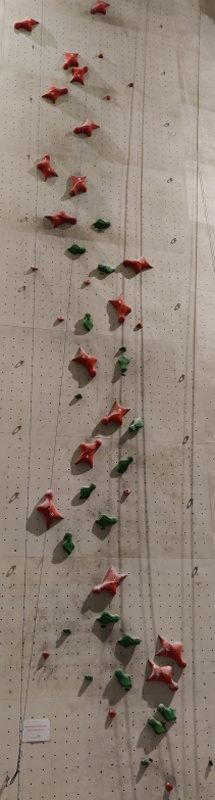
#> input picture Media/img_lead_2_crop.jpg, 215 x 800 px, found by its file name; its folder holds 3 pictures in this run
$ python -i FindClimbingRouteDemo.py   (imports and definitions only)
#> lines starting #> are read from the running program, lines starting #| are printed output that depends on the picture; after the words box and inside, x2 and y2 are one past the last pixel; in counts of white or black regions, pixels touching at a corner belong together
### Script/FindClimbingRoute/utils.py
import cv2
import numpy as np


def find_holds(color_image, cv_image):
    """
        Finds and connects holds in an image.

        Args:
            color_image (numpy.ndarray): The color image.
            cv_image (numpy.ndarray): The OpenCV image.

        Returns:
            tuple: A tuple containing the filtered contours, center points, and the modified OpenCV image.
    """

    cv_image_ret = cv_image.copy()
    # find edges and contours
    edges = cv2.Canny(color_image, 50, 150)
    # cv2.imwrite("edges.jpg", edges)
    kernel = np.ones((3, 3), np.uint8)      # Dilate the edges to improve contour detection
    dilated_edges = cv2.dilate(edges, kernel, iterations=1)
    # cv2.imwrite("dilated_edges.jpg", dilated_edges)
    contours, _ = cv2.findContours(dilated_edges, cv2.RETR_EXTERNAL, cv2.CHAIN_APPROX_SIMPLE)

    # Filter contours by area and non-hollow contours
    filtered_contours = []
    center_points = []
    for cnt in contours:
        if cv2.contourArea(cnt) > 50 and cv2.contourArea(cnt) < 10000:
            filtered_contours.append(cnt)
            center = cv2.moments(cnt)
            cx = int(center["m10"] / center["m00"])
            cy = int(center["m01"] / center["m00"])
            center_points.append((cx, cy))

    # Sort the center points by y-coordinate and connect the nearest neighbors
    center_points = sorted(center_points, key=lambda point: point[1])
    coppie = [(0,0)]
    for i in range(len(center_points)):
        # Find the nearest neighbor for each point
        nearest_neighbor = None
        min_distance = 10000000
        for j in range(len(center_points)):
            if i != j and (i, j) not in coppie and (j, i) not in coppie and center_points[i][1] < center_points[j][1]:
                distance = np.sqrt((center_points[i][0] - center_points[j][0])**2 + (center_points[i][1] - center_points[j][1])**2)
                if distance < min_distance:
                    min_distance = distance
                    nearest_neighbor = j

        # Connect the points with a line
        if nearest_neighbor is not None:
            coppie.append((i, nearest_neighbor))
            cv_image_ret = cv2.line(cv_image_ret, center_points[i], center_points[nearest_neighbor], (0, 0, 255), 2)

    # Draw contours on the color image
    cv_image_ret = cv2.drawContours(cv_image_ret, filtered_contours, -1, (0, 255, 0), 2)

    return filtered_contours, center_points, cv_image_ret


def find_route(center_points, cv_image):
    """
        Finds the route based on the given center points and the OpenCV image.

        Args:
            center_points (list): A list of center points.
            cv_image (numpy.ndarray): The OpenCV image.

        Returns:
            numpy.ndarray: The modified OpenCV image with the route drawn.
    """

    cv_image_ret = cv_image.copy()
    # Sort the center points by y-coordinate
    center_points = sorted(center_points, key=lambda point: point[1], reverse=True)
    mean_points = []
    temp = []
    smoothness = 6
    # create a list of mean points
    for i in range(len(center_points) + smoothness):
        if i < len(center_points):
            temp.append(center_points[i])
        if i > smoothness:
            temp.pop(0)
        intermediate_centers = [point for point in temp]
        avg_center_x = sum([point[0] for point in intermediate_centers]) / len(intermediate_centers)
        avg_center_y = sum([point[1] for point in intermediate_centers]) / len(intermediate_centers)
        mean_points.append((int(avg_center_x), int(avg_center_y)))

    # [10 lines of commented-out code are left out]
    mean_points = sorted(mean_points, key=lambda point: point[1])

    # Draw the route
    for i in range(len(mean_points) - 1):
        cv_image_ret = cv2.circle(cv_image_ret, (mean_points[i][0], mean_points[i][1]), 5, (255, 0, 0), -1)
        cv_image_ret = cv2.line(cv_image_ret, (int(mean_points[i][0]), int(mean_points[i][1])), (int(mean_points[i+1][0]), int(mean_points[i+1][1])), (0, 255, 255), 2)

    return cv_image_ret


# [31 lines left out: function resize_img, not called in this run]

### Script/FindClimbingRoute/FindClimbingRouteDemo.py
import cv2
import os
import sys
import matplotlib.pyplot as plt
import matplotlib.patches as mpatches
import matplotlib.pyplot as plt
if os.path.basename(sys.argv[0]) == "main.py":
    from FindClimbingRoute.utils import *
else:
    from utils import *


# Global variable
path_img1 = "Media/img_lead_2_crop.jpg"
path_img2 = "Media/img_lead_1_crop.jpg"


def find_route_demo():
    '''
        Function to create two plot to show climbing route recognition
    '''
    global path_img1, path_img2

    lower_range_red = (1, 50, 50) # lower range of red color in HSV
    upper_range_red = (10, 255, 255) # upper range of red color in HSV
    lower_range_green = (50, 0, 0) # lower range of green color in HSV
    upper_range_green = (70, 255, 255) # upper range of green color in HSV
    lower_range_blue = (105, 50, 50) # lower range of blue color in HSV
    upper_range_blue = (115, 255, 255) # upper range of blue color in HSV

    # Create patches with the desired colors for legend
    green_patch = mpatches.Patch(color=(0,1,0), label='Climbing Holds')
    blue_patch = mpatches.Patch(color=(0,0,1), label='Holds connection')
    light_blue_patch = mpatches.Patch(color=(0, 1, 1), label='Route')

    # Load the first image and process it
    cv_image = cv2.cvtColor(cv2.imread(path_img1), cv2.COLOR_BGR2RGB)
    blurred_image = cv2.GaussianBlur(cv_image, (5, 5), 0)
    hsv_image = cv2.cvtColor(blurred_image, cv2.COLOR_RGB2HSV)
#> hsv_image: shape (800, 215, 3); mean H, S, V 14.8, 48.4, 144.8

    # Create the mask for the red holds
    mask = cv2.inRange(hsv_image, lower_range_red, upper_range_red)
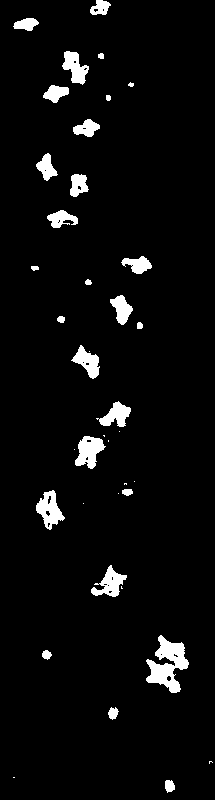
#> mask: shape (800, 215); 4.4% white; 39 white regions (12 under 20 px), largest, box (x1, y1, x2, y2) and area: (146, 635, 189, 693) 1246, (75, 436, 106, 469) 610, (36, 490, 65, 530) 592
    mask = cv2.threshold(cv2.cvtColor(mask, cv2.COLOR_GRAY2BGR), 1, 255, cv2.THRESH_BINARY)[1]

    # Find the holds and the route
    _, center_points, cv_image_processed_1 = find_holds(mask, cv_image)
#> in find_holds, `edges = cv2.Canny(color_image, 50, 150)`: edges: shape (800, 215); 1.2% white in thin lines or dots
#> in find_holds, `dilated_edges = cv2.dilate(edges, kernel, iterations=1)`: dilated_edges: shape (800, 215); 4.2% white; 37 white regions
#> in find_holds, `contours, _ = cv2.findContours(dilated_edges, cv2.RETR_EXTERNAL, cv2.C..`: contours = 34 contours, 6 with area under 20; largest, box (x1, y1, x2, y2) and area: (144, 634, 190, 694) 1590, (72, 433, 107, 470) 803, (34, 489, 66, 531) 772, (89, 564, 128, 598) 738, (61, 49, 90, 86) 641
#> the loop in find_holds, `for cnt in contours:` made 34 passes
#> (cx, cy) on passes 1, 4, 5, 6, 7, 9, 10, 14, 16, 17, 18, 19: (168, 785), (112, 712), (46, 654), (167, 663), (108, 583), (49, 509), (125, 491), (88, 450), (115, 414), (86, 361), (139, 324), (60, 318)
#> cnt on passes 8, 12, 15: [[81, 501], [81, 505], [85, 505], [85, 501]], [[132, 479], [132, 483], [136, 483], [136, 479]], [[117, 429], [117, 433], [121, 433], [121, 429]]
#> after the loop in find_holds, `for cnt in contours:`: center_points = 26 pairs, first value 25 to 168, second value 8 to 785; filtered_contours = 26 contours; largest, box (x1, y1, x2, y2) and area: (144, 634, 190, 694) 1590, (72, 433, 107, 470) 803, (34, 489, 66, 531) 772, (89, 564, 128, 598) 738, (61, 49, 90, 86) 641
#> the loop in find_holds, `for i in range(len(center_points)):` made 26 passes
#> after the loop in find_holds, `for i in range(len(center_points)):`:
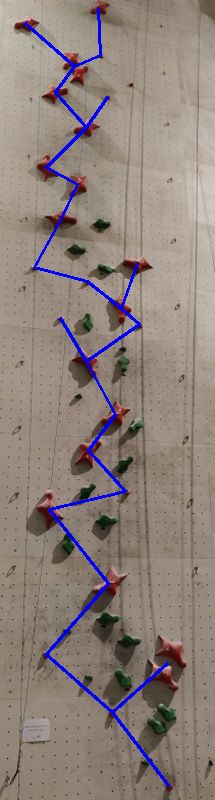
#> cv_image_ret: shape (800, 215, 3); mean R, G, B 141.5, 128.5, 123.2
#> after the loop in find_holds, `for i in range(len(center_points)):`: coppie = 26 pairs, first value 0 to 24, second value 0 to 25
#> in find_holds, `cv_image_ret = cv2.drawContours(cv_image_ret, filtered_contours, -1, (..`: cv_image_ret: shape (800, 215, 3); 3.91% of pixels changed, all inside (x1, y1, x2, y2) = (11, 0, 191, 795)
    cv_image_processed_1 = find_route(center_points, cv_image_processed_1)
#> the loop in find_route, `for i in range(len(center_points) + smoothness):` made 32 passes
#> (avg_center_x, avg_center_y) on passes 1, 6, 7, 8, 9, 10, 11, 12, 13, 14, 15, 16: (168, 785), (108.3, 651), (110.7, 628.1), (99.29, 580.3), (99.71, 537.7), (88.14, 494.6), (101.4, 447.4), (94.57, 409.6), (104.9, 380.9), (99.43, 350.9), (91.71, 324.7), (94.86, 303.1)
#> (intermediate_centers, avg_center_x, avg_center_y) on passes 2, 3, 4, 5, 28, 29: ([(168, 785), (112, 712)], 140, 748.5), ([(168, 785), (112, 712), (167, 663)], 149, 720), ([(168, 785), (112, 712), (167, 663), (46, 654)], 123.2, 703.5), ([(168, 785), (112, 712), (167, 663), (46, 654), (108, 583)], 120.2, 679.4), ([(55, 92), (74, 66), (100, 55), (25, 23), (98, 8)], 70.4, 48.8), ([(74, 66), (100, 55), (25, 23), (98, 8)], 74.25, 38)
#> after the loop in find_route, `for i in range(len(center_points) + smoothness):`: mean_points = 32 pairs, first value 61 to 168, second value 8 to 785; temp = [(98, 8)]
#> the loop in find_route, `for i in range(len(mean_points) - 1):` made 31 passes
#> after the loop in find_route, `for i in range(len(mean_points) - 1):`: cv_image_ret: shape (800, 215, 3); mean R, G, B 137.7, 134.9, 119.7
    # Create the mask for the green holds
    mask = cv2.inRange(hsv_image, lower_range_green, upper_range_green)
#> mask: shape (800, 215); 0.73% white; 16 white regions (1 under 20 px), largest, box (x1, y1, x2, y2) and area: (160, 706, 176, 721) 155, (100, 612, 118, 625) 140, (117, 671, 131, 687) 135
    mask = cv2.threshold(cv2.cvtColor(mask, cv2.COLOR_GRAY2BGR), 1, 255, cv2.THRESH_BINARY)[1]
    mask = cv2.dilate(mask, None, iterations=2)
#> mask: shape (800, 215, 3); 1.7% white; 15 white regions, largest, box (x1, y1, x2, y2) and area: (149, 704, 178, 734) 490, (98, 610, 120, 627) 280, (115, 669, 133, 689) 271

    # Find the holds and the route
    _, center_points, cv_image_processed_2 = find_holds(mask, cv_image)
#> in find_holds (call 2), `edges = cv2.Canny(color_image, 50, 150)`: edges: shape (800, 215); 0.47% white in thin lines or dots, all inside (x1, y1, x2, y2) = (62, 217, 178, 734)
#> in find_holds (call 2), `dilated_edges = cv2.dilate(edges, kernel, iterations=1)`: dilated_edges: shape (800, 215); 1.6% white; 15 white regions
#> in find_holds (call 2), `contours, _ = cv2.findContours(dilated_edges, cv2.RETR_EXTERNAL, cv2.C..`: contours = 15 contours; largest, box (x1, y1, x2, y2) and area: (147, 702, 179, 735) 632, (96, 608, 121, 628) 364, (113, 667, 134, 690) 352, (61, 530, 76, 555) 299, (117, 632, 141, 649) 290
#> the loop in find_holds (call 2), `for cnt in contours:` made 15 passes
#> (cx, cy) on passes 1 to 12: (162, 717), (88, 677), (123, 678), (128, 640), (107, 617), (68, 542), (105, 519), (85, 491), (123, 464), (135, 424), (123, 362), (87, 321)
#> after the loop in find_holds (call 2), `for cnt in contours:`: center_points = [(162, 717), (88, 677), (123, 678), (128, 640), (107, 617), (68, 542), (105, 519), (85, 491), (123, 464), (135, 424), (123, 362), (87, 321), (105, 267), (75, 248), (101, 222)]; filtered_contours has the same summary as contours
#> in find_holds (call 2), `center_points = sorted(center_points, key=lambda point: point[1])`: center_points = [(101, 222), (75, 248), (105, 267), (87, 321), (123, 362), (135, 424), (123, 464), (85, 491), (105, 519), (68, 542), (107, 617), (128, 640), (88, 677), (123, 678), (162, 717)]
#> the loop in find_holds (call 2), `for i in range(len(center_points)):` made 15 passes
#> after the loop in find_holds (call 2), `for i in range(len(center_points)):`:
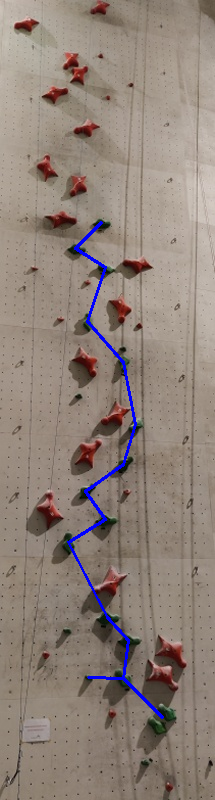
#> cv_image_ret: shape (800, 215, 3); mean R, G, B 143.5, 130, 121.2
#> after the loop in find_holds (call 2), `for i in range(len(center_points)):`: coppie = [(0, 0), (0, 1), (1, 2), (2, 3), (3, 4), (4, 5), (5, 6), (6, 7), (7, 8), (8, 9), (9, 10), (10, 11), (11, 13), (12, 13), (13, 14)]
#> in find_holds (call 2), `cv_image_ret = cv2.drawContours(cv_image_ret, filtered_contours, -1, (..`: cv_image_ret: shape (800, 215, 3); 1.71% of pixels changed, all inside (x1, y1, x2, y2) = (60, 215, 180, 736)
    cv_image_processed_2 = find_route(center_points, cv_image_processed_2)
#> the loop in find_route (call 2), `for i in range(len(center_points) + smoothness):` made 21 passes
#> (avg_center_x, avg_center_y) on passes 1, 6, 7, 8, 9, 10, 11, 12, 13, 14, 15, 16: (162, 717), (112.7, 645.2), (111.6, 627.1), (100.6, 594.9), (100.6, 564.3), (107.3, 528.1), (106.6, 488.4), (103.7, 446.1), (109, 406.9), (104.7, 368.1), (107, 329.7), (104.3, 307.3)
#> (intermediate_centers, avg_center_x, avg_center_y) on passes 2, 3, 4, 5, 17, 18: ([(162, 717), (123, 678)], 142.5, 697.5), ([(162, 717), (123, 678), (88, 677)], 124.3, 690.7), ([(162, 717), (123, 678), (88, 677), (128, 640)], 125.2, 678), ([(162, 717), (123, 678), (88, 677), (128, 640), (107, 617)], 121.6, 665.8), ([(123, 362), (87, 321), (105, 267), (75, 248), (101, 222)], 98.2, 284), ([(87, 321), (105, 267), (75, 248), (101, 222)], 92, 264.5)
#> the loop in find_route (call 2), `for i in range(len(mean_points) - 1):` made 20 passes
#> after the loop in find_route (call 2), `for i in range(len(mean_points) - 1):`: cv_image_ret: shape (800, 215, 3); mean R, G, B 142.5, 133.3, 119.8

    # Show first plot
    fig, (ax1, ax2, ax3) = plt.subplots(1, 3, figsize=(12, 7))

    fig.suptitle('Find Climbing Route Demo 1', fontsize=16, fontweight='bold')

    ax1.imshow(cv_image)
    ax1.set_title('Original Image')
    ax1.axis('off')

    ax2.imshow(cv_image_processed_1)
    ax2.set_title('Processed Image Red Route')
    ax2.axis('off')

    ax3.imshow(cv_image_processed_2)
    ax3.set_title('Processed Image Green Route')
    ax3.axis('off')

    fig.legend(handles=[light_blue_patch, blue_patch, green_patch], loc='upper center', bbox_to_anchor=(0.5, 0.94), ncol=3, fontsize='small')
    plt.subplots_adjust(top=0.85)
    plt.show()

    # Load the second image and process it
    cv_image = cv2.cvtColor(cv2.imread(path_img2), cv2.COLOR_BGR2RGB)
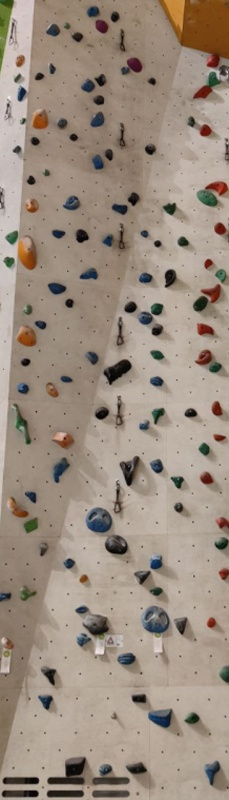
#> input picture Media/img_lead_1_crop.jpg, 229 x 800 px, found by its file name
#> cv_image: shape (800, 229, 3)
    blurred_image = cv2.GaussianBlur(cv_image, (5, 5), 0)
#> blurred_image: shape (800, 229, 3)
    hsv_image = cv2.cvtColor(blurred_image, cv2.COLOR_RGB2HSV)
#> hsv_image: shape (800, 229, 3); mean H, S, V 17.7, 51.4, 156.7

    # Create the mask for the blue holds
    mask = cv2.inRange(hsv_image, lower_range_blue, upper_range_blue)
#> mask: shape (800, 229); 1.1% white; 38 white regions (8 under 20 px), largest, box (x1, y1, x2, y2) and area: (87, 510, 110, 532) 238, (149, 713, 169, 727) 171, (146, 623, 167, 632) 116
    mask = cv2.threshold(cv2.cvtColor(mask, cv2.COLOR_GRAY2BGR), 1, 255, cv2.THRESH_BINARY)[1]
    mask = cv2.dilate(mask, None, iterations=2)
#> mask: shape (800, 229, 3); 2.9% white; 37 white regions, largest, box (x1, y1, x2, y2) and area: (85, 508, 112, 534) 480, (147, 711, 171, 729) 332, (144, 621, 169, 634) 271

    # Find the holds and the route
    _, center_points, cv_image_processed = find_holds(mask, cv_image)
#> in find_holds (call 3), `edges = cv2.Canny(color_image, 50, 150)`: edges: shape (800, 229); 0.86% white in thin lines or dots
#> in find_holds (call 3), `dilated_edges = cv2.dilate(edges, kernel, iterations=1)`:
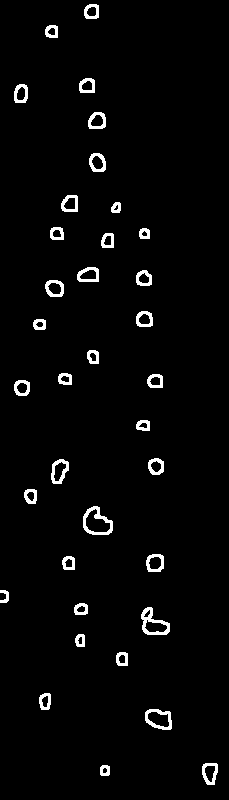
#> dilated_edges: shape (800, 229); 2.9% white; 36 white regions
#> in find_holds (call 3), `contours, _ = cv2.findContours(dilated_edges, cv2.RETR_EXTERNAL, cv2.C..`: contours = 36 contours; largest, box (x1, y1, x2, y2) and area: (83, 506, 113, 535) 590, (141, 607, 170, 635) 466, (145, 709, 172, 730) 422, (51, 459, 69, 484) 306, (202, 763, 218, 785) 262
#> the loop in find_holds (call 3), `for cnt in contours:` made 36 passes
#> (cx, cy) on passes 1, 2, 3, 4, 5, 6, 7, 8, 10, 11, 12, 13: (104, 770), (209, 772), (158, 718), (44, 700), (121, 658), (79, 640), (153, 623), (80, 608), (68, 562), (154, 562), (96, 522), (30, 495)
#> after the loop in find_holds (call 3), `for cnt in contours:`: center_points = 35 pairs, first value 20 to 209, second value 11 to 772; filtered_contours = 35 contours; largest, box (x1, y1, x2, y2) and area: (83, 506, 113, 535) 590, (141, 607, 170, 635) 466, (145, 709, 172, 730) 422, (51, 459, 69, 484) 306, (202, 763, 218, 785) 262
#> the loop in find_holds (call 3), `for i in range(len(center_points)):` made 35 passes
#> after the loop in find_holds (call 3), `for i in range(len(center_points)):`:
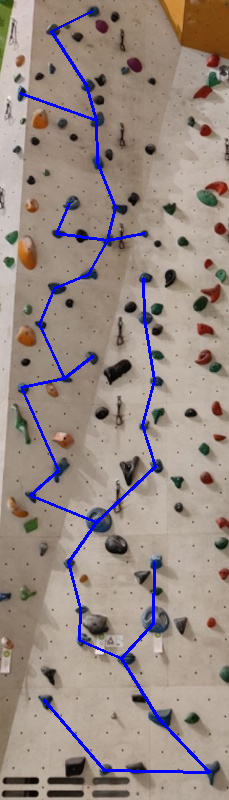
#> cv_image_ret: shape (800, 229, 3); mean R, G, B 152.1, 137.7, 131.7
#> after the loop in find_holds (call 3), `for i in range(len(center_points)):`: coppie = 35 pairs, first value 0 to 33, second value 0 to 34
#> in find_holds (call 3), `cv_image_ret = cv2.drawContours(cv_image_ret, filtered_contours, -1, (..`:
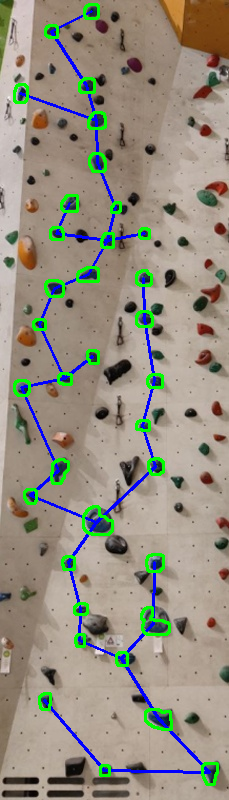
#> cv_image_ret: shape (800, 229, 3); 3.22% of pixels changed, all inside (x1, y1, x2, y2) = (13, 3, 219, 786)
    cv_image_processed = find_route(center_points, cv_image_processed)

    # Show second plot
    fig, (ax1, ax2) = plt.subplots(1, 2, figsize=(12, 7))
    fig.suptitle('Find Climbing Route Demo 2', fontsize=16, fontweight='bold')

    ax1.imshow(cv_image)
    ax1.set_title('Original Image')
    ax1.axis('off')

    ax2.imshow(cv_image_processed)
    ax2.set_title('Processed Image Blue Route')
    ax2.axis('off')

    fig.legend(handles=[light_blue_patch, blue_patch, green_patch], loc='upper center', bbox_to_anchor=(0.5, 0.94), ncol=3, fontsize='small')
    plt.subplots_adjust(top=0.85)
    plt.show()


def mainFindRouteDemo():

    find_route_demo()


# [3 lines not run here, left out]

>>> result = find_route_demo()
